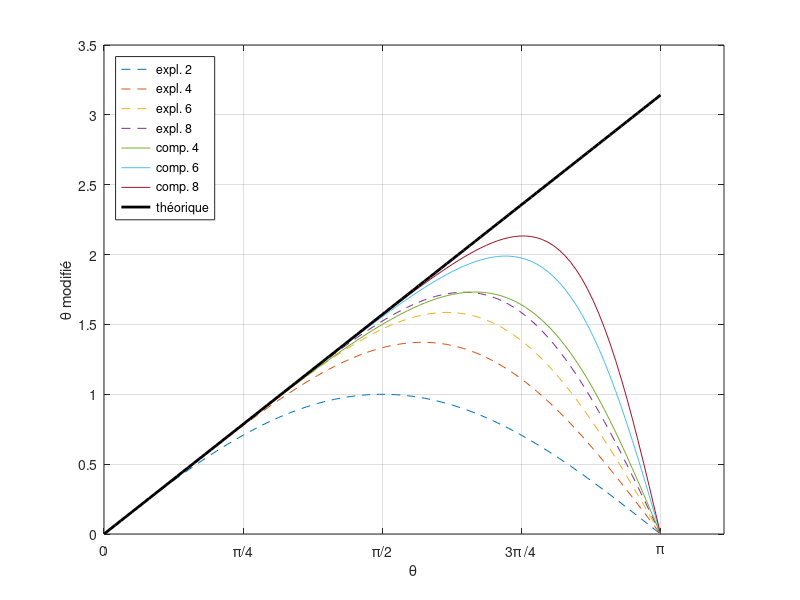
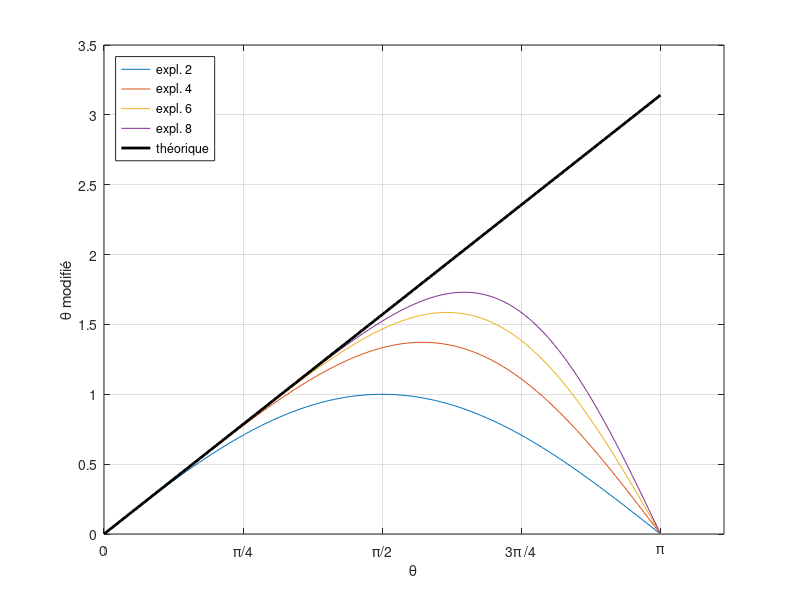
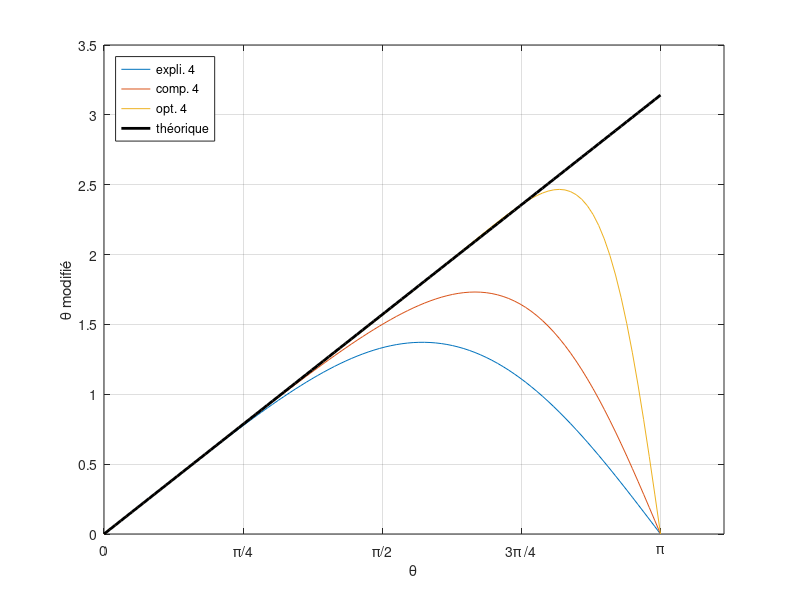

Here is the MATLAB script that generated these plots, in order:
clc; clear all; close all;

teta=linspace(0,pi,100);

se2=sin(teta);
se4=(4/3)*sin(teta)-(1/3)*sin(2*teta)/2;
se6=3/2*sin(teta)-3/5*sin(2*teta)/2+1/10*sin(3*teta)/3;
se8=8/5*sin(teta)-4/5*sin(2*teta)/2+8/35*sin(3*teta)/3-1/35*sin(4*teta)/4;

sc4=sin(teta)./(2/3+2*(1/6*cos(teta)));
sc6=(14/9*sin(teta)+1/18*sin(2*teta))./(1+2*(1/3)*cos(teta));
sc8=((25/16)*sin(teta)+(1/5)*sin(2*teta)/2-(1/80)*sin(3*teta)/3)./(1+2*(3/8)*cos(teta));

a=-103/72; b=91/36; c=-7/4; d=29/36; e=-11/72;
sdc4=(a.*exp(1i*teta)+b.*exp(1i*2*teta)+c.*exp(1i*3*teta)+d.*exp(1i*4*teta)+e.*exp(1i*5*teta))./(2/3+1/6*exp(1i*teta));

alpha=.435181352;
a=1.551941906;
b=.361328195;
c=-.042907397;
sk4=((a)*sin(teta)+(b)*sin(2*teta)/2+(c)*sin(3*teta)/3)./(1+2*(alpha)*cos(teta));

figure(1)
plot(teta,se2,'--',teta,se4,'--',teta,se6,'--',teta,se8,'--',teta,sc4,'-',teta,sc6,'-',teta,sc8,'-',teta,teta,'k-','Linewidth',2)
legend('expl. 2','expl. 4','expl. 6','expl. 8','comp. 4','comp. 6','comp. 8','théorique','Location','northwest')
xlabel('\theta')
ylabel('\theta modifié')
xticks([0 pi/4 pi/2 3*pi/4 pi])
xticklabels({'0','\pi/4','\pi/2','3\pi /4','\pi'})
grid on

figure(2)
plot(teta,se2,'-',teta,se4,'-',teta,se6,'-',teta,se8,'-',teta,teta,'k-','Linewidth',2)
legend('expl. 2','expl. 4','expl. 6','expl. 8','théorique','Location','northwest')
xlabel('\theta')
ylabel('\theta modifié')
xticks([0 pi/4 pi/2 3*pi/4 pi])
xticklabels({'0','\pi/4','\pi/2','3\pi /4','\pi'})
grid on

figure(3)
plot(teta,se4,teta,sc4,teta,sk4,teta,teta,'k-','Linewidth',2)
legend('expli. 4','comp. 4','opt. 4','théorique','Location','northwest')
xlabel('\theta')
ylabel('\theta modifié')
xticks([0 pi/4 pi/2 3*pi/4 pi])
xticklabels({'0','\pi/4','\pi/2','3\pi /4','\pi'})
grid on
